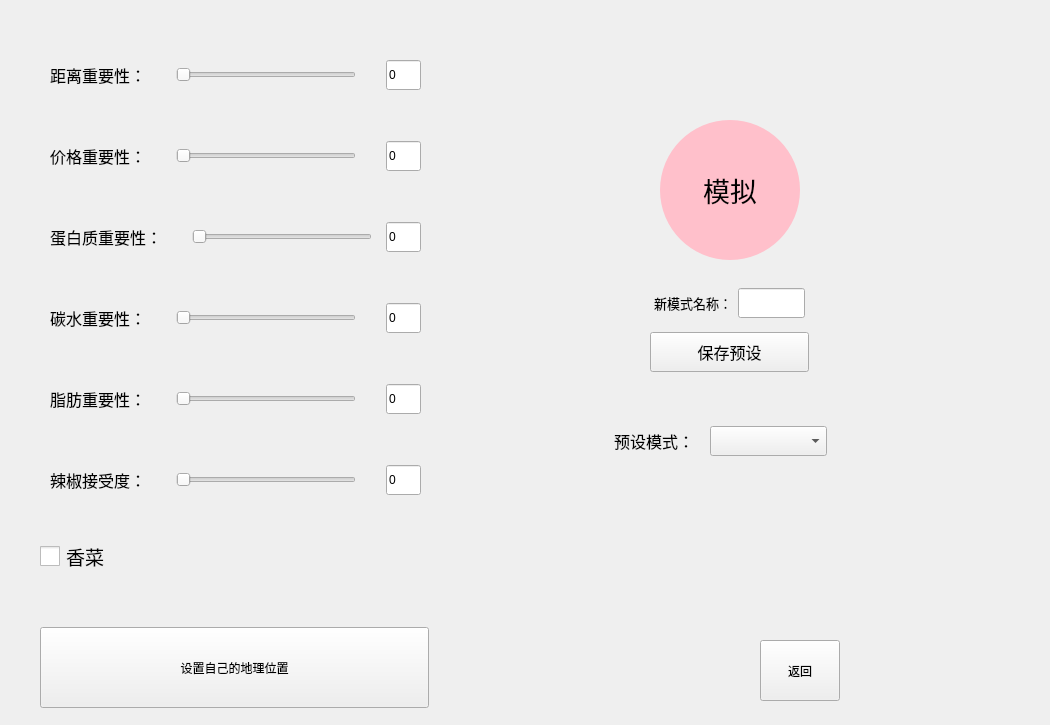
<?xml version="1.0" encoding="UTF-8"?>
<ui version="4.0">
 <class>StartPage</class>
 <widget class="QWidget" name="StartPage">
  <property name="geometry">
   <rect>
    <x>0</x>
    <y>0</y>
    <width>1050</width>
    <height>725</height>
   </rect>
  </property>
  <property name="minimumSize">
   <size>
    <width>1050</width>
    <height>725</height>
   </size>
  </property>
  <property name="maximumSize">
   <size>
    <width>1050</width>
    <height>725</height>
   </size>
  </property>
  <property name="cursor">
   <cursorShape>ArrowCursor</cursorShape>
  </property>
  <property name="windowTitle">
   <string>开始</string>
  </property>
  <widget class="QPushButton" name="home">
   <property name="geometry">
    <rect>
     <x>760</x>
     <y>640</y>
     <width>80</width>
     <height>61</height>
    </rect>
   </property>
   <property name="cursor">
    <cursorShape>PointingHandCursor</cursorShape>
   </property>
   <property name="styleSheet">
    <string notr="true">font: 16pt &quot;微软雅黑&quot;;</string>
   </property>
   <property name="text">
    <string>返回</string>
   </property>
  </widget>
  <widget class="QPushButton" name="roller">
   <property name="geometry">
    <rect>
     <x>660</x>
     <y>120</y>
     <width>140</width>
     <height>140</height>
    </rect>
   </property>
   <property name="minimumSize">
    <size>
     <width>140</width>
     <height>140</height>
    </size>
   </property>
   <property name="maximumSize">
    <size>
     <width>140</width>
     <height>140</height>
    </size>
   </property>
   <property name="font">
    <font>
     <family>楷体</family>
     <pointsize>20</pointsize>
    </font>
   </property>
   <property name="cursor">
    <cursorShape>PointingHandCursor</cursorShape>
   </property>
   <property name="styleSheet">
    <string notr="true">background-color: #FFC0CB; /* 设置按钮默认状态下的背景颜色为浅红色 */
    border-radius: 70px; /* 设置按钮的圆角半径，使其呈现圆形 */</string>
   </property>
   <property name="text">
    <string>模拟</string>
   </property>
  </widget>
  <widget class="QWidget" name="layoutWidget">
   <property name="geometry">
    <rect>
     <x>610</x>
     <y>410</y>
     <width>221</width>
     <height>62</height>
    </rect>
   </property>
   <layout class="QHBoxLayout" name="horizontalLayout_5">
    <property name="spacing">
     <number>16</number>
    </property>
    <property name="leftMargin">
     <number>4</number>
    </property>
    <property name="rightMargin">
     <number>4</number>
    </property>
    <item>
     <widget class="QLabel" name="label_5">
      <property name="minimumSize">
       <size>
        <width>80</width>
        <height>0</height>
       </size>
      </property>
      <property name="maximumSize">
       <size>
        <width>80</width>
        <height>16777215</height>
       </size>
      </property>
      <property name="font">
       <font>
        <family>楷体</family>
        <pointsize>12</pointsize>
       </font>
      </property>
      <property name="text">
       <string>预设模式：</string>
      </property>
     </widget>
    </item>
    <item>
     <widget class="QComboBox" name="premodel_box">
      <property name="minimumSize">
       <size>
        <width>0</width>
        <height>30</height>
       </size>
      </property>
      <property name="maximumSize">
       <size>
        <width>120</width>
        <height>30</height>
       </size>
      </property>
      <property name="cursor">
       <cursorShape>PointingHandCursor</cursorShape>
      </property>
     </widget>
    </item>
   </layout>
  </widget>
  <widget class="QWidget" name="layoutWidget">
   <property name="geometry">
    <rect>
     <x>650</x>
     <y>280</y>
     <width>159</width>
     <height>96</height>
    </rect>
   </property>
   <layout class="QVBoxLayout" name="verticalLayout">
    <item>
     <layout class="QHBoxLayout" name="horizontalLayout_6">
      <property name="leftMargin">
       <number>4</number>
      </property>
      <property name="topMargin">
       <number>4</number>
      </property>
      <property name="rightMargin">
       <number>4</number>
      </property>
      <property name="bottomMargin">
       <number>4</number>
      </property>
      <item>
       <widget class="QLabel" name="label_6">
        <property name="font">
         <font>
          <family>楷体</family>
          <pointsize>10</pointsize>
         </font>
        </property>
        <property name="text">
         <string>新模式名称：</string>
        </property>
       </widget>
      </item>
      <item>
       <widget class="QLineEdit" name="newmodel_line">
        <property name="minimumSize">
         <size>
          <width>0</width>
          <height>30</height>
         </size>
        </property>
        <property name="maximumSize">
         <size>
          <width>16777215</width>
          <height>30</height>
         </size>
        </property>
       </widget>
      </item>
     </layout>
    </item>
    <item>
     <widget class="QPushButton" name="savemodel_button">
      <property name="minimumSize">
       <size>
        <width>60</width>
        <height>40</height>
       </size>
      </property>
      <property name="maximumSize">
       <size>
        <width>160</width>
        <height>40</height>
       </size>
      </property>
      <property name="font">
       <font>
        <family>楷体</family>
        <pointsize>12</pointsize>
       </font>
      </property>
      <property name="cursor">
       <cursorShape>PointingHandCursor</cursorShape>
      </property>
      <property name="text">
       <string>保存预设</string>
      </property>
     </widget>
    </item>
   </layout>
  </widget>
  <widget class="QWidget" name="layoutWidget">
   <property name="geometry">
    <rect>
     <x>40</x>
     <y>20</y>
     <width>391</width>
     <height>591</height>
    </rect>
   </property>
   <layout class="QVBoxLayout" name="verticalLayout_2">
    <item>
     <layout class="QHBoxLayout" name="horizontalLayout">
      <property name="spacing">
       <number>30</number>
      </property>
      <property name="leftMargin">
       <number>10</number>
      </property>
      <property name="rightMargin">
       <number>10</number>
      </property>
      <property name="bottomMargin">
       <number>0</number>
      </property>
      <item>
       <widget class="QLabel" name="label">
        <property name="font">
         <font>
          <family>楷体</family>
          <pointsize>12</pointsize>
         </font>
        </property>
        <property name="text">
         <string>距离重要性：</string>
        </property>
       </widget>
      </item>
      <item>
       <widget class="QSlider" name="distance_slider">
        <property name="minimumSize">
         <size>
          <width>180</width>
          <height>40</height>
         </size>
        </property>
        <property name="maximumSize">
         <size>
          <width>180</width>
          <height>40</height>
         </size>
        </property>
        <property name="cursor">
         <cursorShape>PointingHandCursor</cursorShape>
        </property>
        <property name="orientation">
         <enum>Qt::Horizontal</enum>
        </property>
       </widget>
      </item>
      <item>
       <widget class="QLineEdit" name="distance_line">
        <property name="minimumSize">
         <size>
          <width>35</width>
          <height>30</height>
         </size>
        </property>
        <property name="maximumSize">
         <size>
          <width>35</width>
          <height>30</height>
         </size>
        </property>
        <property name="text">
         <string>0</string>
        </property>
       </widget>
      </item>
     </layout>
    </item>
    <item>
     <layout class="QHBoxLayout" name="horizontalLayout_2">
      <property name="spacing">
       <number>30</number>
      </property>
      <property name="leftMargin">
       <number>10</number>
      </property>
      <property name="rightMargin">
       <number>10</number>
      </property>
      <property name="bottomMargin">
       <number>0</number>
      </property>
      <item>
       <widget class="QLabel" name="label_2">
        <property name="font">
         <font>
          <family>楷体</family>
          <pointsize>12</pointsize>
         </font>
        </property>
        <property name="text">
         <string>价格重要性：</string>
        </property>
       </widget>
      </item>
      <item>
       <widget class="QSlider" name="price_slider">
        <property name="minimumSize">
         <size>
          <width>180</width>
          <height>40</height>
         </size>
        </property>
        <property name="maximumSize">
         <size>
          <width>180</width>
          <height>40</height>
         </size>
        </property>
        <property name="cursor">
         <cursorShape>PointingHandCursor</cursorShape>
        </property>
        <property name="orientation">
         <enum>Qt::Horizontal</enum>
        </property>
       </widget>
      </item>
      <item>
       <widget class="QLineEdit" name="price_line">
        <property name="minimumSize">
         <size>
          <width>35</width>
          <height>30</height>
         </size>
        </property>
        <property name="maximumSize">
         <size>
          <width>35</width>
          <height>30</height>
         </size>
        </property>
        <property name="text">
         <string>0</string>
        </property>
       </widget>
      </item>
     </layout>
    </item>
    <item>
     <layout class="QHBoxLayout" name="horizontalLayout_3">
      <property name="spacing">
       <number>30</number>
      </property>
      <property name="leftMargin">
       <number>10</number>
      </property>
      <property name="rightMargin">
       <number>10</number>
      </property>
      <property name="bottomMargin">
       <number>0</number>
      </property>
      <item>
       <widget class="QLabel" name="label_3">
        <property name="font">
         <font>
          <family>楷体</family>
          <pointsize>12</pointsize>
         </font>
        </property>
        <property name="text">
         <string>蛋白质重要性：</string>
        </property>
       </widget>
      </item>
      <item>
       <widget class="QSlider" name="protein_slider">
        <property name="minimumSize">
         <size>
          <width>180</width>
          <height>40</height>
         </size>
        </property>
        <property name="maximumSize">
         <size>
          <width>180</width>
          <height>40</height>
         </size>
        </property>
        <property name="cursor">
         <cursorShape>PointingHandCursor</cursorShape>
        </property>
        <property name="orientation">
         <enum>Qt::Horizontal</enum>
        </property>
       </widget>
      </item>
      <item>
       <widget class="QLineEdit" name="protein_line">
        <property name="minimumSize">
         <size>
          <width>35</width>
          <height>30</height>
         </size>
        </property>
        <property name="maximumSize">
         <size>
          <width>35</width>
          <height>30</height>
         </size>
        </property>
        <property name="text">
         <string>0</string>
        </property>
       </widget>
      </item>
     </layout>
    </item>
    <item>
     <layout class="QHBoxLayout" name="horizontalLayout_4">
      <property name="spacing">
       <number>30</number>
      </property>
      <property name="leftMargin">
       <number>10</number>
      </property>
      <property name="rightMargin">
       <number>10</number>
      </property>
      <property name="bottomMargin">
       <number>0</number>
      </property>
      <item>
       <widget class="QLabel" name="label_4">
        <property name="font">
         <font>
          <family>楷体</family>
          <pointsize>12</pointsize>
         </font>
        </property>
        <property name="text">
         <string>碳水重要性：</string>
        </property>
       </widget>
      </item>
      <item>
       <widget class="QSlider" name="carbo_slider">
        <property name="minimumSize">
         <size>
          <width>180</width>
          <height>40</height>
         </size>
        </property>
        <property name="maximumSize">
         <size>
          <width>180</width>
          <height>40</height>
         </size>
        </property>
        <property name="cursor">
         <cursorShape>PointingHandCursor</cursorShape>
        </property>
        <property name="orientation">
         <enum>Qt::Horizontal</enum>
        </property>
       </widget>
      </item>
      <item>
       <widget class="QLineEdit" name="carbo_line">
        <property name="minimumSize">
         <size>
          <width>35</width>
          <height>30</height>
         </size>
        </property>
        <property name="maximumSize">
         <size>
          <width>35</width>
          <height>30</height>
         </size>
        </property>
        <property name="text">
         <string>0</string>
        </property>
       </widget>
      </item>
     </layout>
    </item>
    <item>
     <layout class="QHBoxLayout" name="horizontalLayout_7">
      <property name="spacing">
       <number>30</number>
      </property>
      <property name="leftMargin">
       <number>10</number>
      </property>
      <property name="rightMargin">
       <number>10</number>
      </property>
      <property name="bottomMargin">
       <number>0</number>
      </property>
      <item>
       <widget class="QLabel" name="label_7">
        <property name="font">
         <font>
          <family>楷体</family>
          <pointsize>12</pointsize>
         </font>
        </property>
        <property name="text">
         <string>脂肪重要性：</string>
        </property>
       </widget>
      </item>
      <item>
       <widget class="QSlider" name="fat_slider">
        <property name="minimumSize">
         <size>
          <width>180</width>
          <height>40</height>
         </size>
        </property>
        <property name="maximumSize">
         <size>
          <width>180</width>
          <height>40</height>
         </size>
        </property>
        <property name="cursor">
         <cursorShape>PointingHandCursor</cursorShape>
        </property>
        <property name="orientation">
         <enum>Qt::Horizontal</enum>
        </property>
       </widget>
      </item>
      <item>
       <widget class="QLineEdit" name="fat_line">
        <property name="minimumSize">
         <size>
          <width>35</width>
          <height>30</height>
         </size>
        </property>
        <property name="maximumSize">
         <size>
          <width>35</width>
          <height>30</height>
         </size>
        </property>
        <property name="text">
         <string>0</string>
        </property>
       </widget>
      </item>
     </layout>
    </item>
    <item>
     <layout class="QHBoxLayout" name="horizontalLayout_8">
      <property name="spacing">
       <number>30</number>
      </property>
      <property name="leftMargin">
       <number>10</number>
      </property>
      <property name="rightMargin">
       <number>10</number>
      </property>
      <property name="bottomMargin">
       <number>0</number>
      </property>
      <item>
       <widget class="QLabel" name="label_8">
        <property name="font">
         <font>
          <family>楷体</family>
          <pointsize>12</pointsize>
         </font>
        </property>
        <property name="text">
         <string>辣椒接受度：</string>
        </property>
       </widget>
      </item>
      <item>
       <widget class="QSlider" name="hot_slider">
        <property name="minimumSize">
         <size>
          <width>180</width>
          <height>40</height>
         </size>
        </property>
        <property name="maximumSize">
         <size>
          <width>180</width>
          <height>40</height>
         </size>
        </property>
        <property name="cursor">
         <cursorShape>PointingHandCursor</cursorShape>
        </property>
        <property name="orientation">
         <enum>Qt::Horizontal</enum>
        </property>
       </widget>
      </item>
      <item>
       <widget class="QLineEdit" name="hot_line">
        <property name="minimumSize">
         <size>
          <width>35</width>
          <height>30</height>
         </size>
        </property>
        <property name="maximumSize">
         <size>
          <width>35</width>
          <height>30</height>
         </size>
        </property>
        <property name="text">
         <string>0</string>
        </property>
       </widget>
      </item>
     </layout>
    </item>
    <item>
     <widget class="QCheckBox" name="coriander_box">
      <property name="minimumSize">
       <size>
        <width>80</width>
        <height>20</height>
       </size>
      </property>
      <property name="maximumSize">
       <size>
        <width>80</width>
        <height>16777215</height>
       </size>
      </property>
      <property name="font">
       <font>
        <family>楷体</family>
        <pointsize>14</pointsize>
       </font>
      </property>
      <property name="cursor">
       <cursorShape>PointingHandCursor</cursorShape>
      </property>
      <property name="styleSheet">
       <string notr="true">QCheckBox::indicator { width: 20px; height: 20px; }</string>
      </property>
      <property name="text">
       <string>香菜</string>
      </property>
     </widget>
    </item>
   </layout>
  </widget>
  <widget class="QPushButton" name="pushButton">
   <property name="geometry">
    <rect>
     <x>40</x>
     <y>627</y>
     <width>389</width>
     <height>81</height>
    </rect>
   </property>
   <property name="styleSheet">
    <string notr="true">font: 26pt &quot;楷体&quot;;</string>
   </property>
   <property name="text">
    <string>设置自己的地理位置</string>
   </property>
  </widget>
 </widget>
 <resources/>
 <connections/>
</ui>
